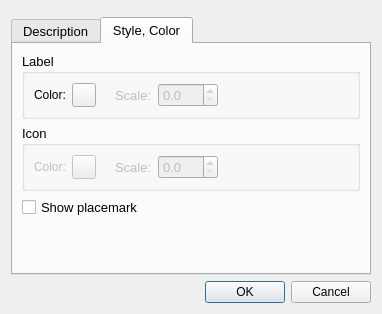
<?xml version="1.0" encoding="UTF-8"?>
<ui version="4.0">
 <class>UiEditTextAnnotationDialog</class>
 <widget class="QDialog" name="UiEditTextAnnotationDialog">
  <property name="geometry">
   <rect>
    <x>0</x>
    <y>0</y>
    <width>382</width>
    <height>314</height>
   </rect>
  </property>
  <property name="windowTitle">
   <string>Edit placemark</string>
  </property>
  <layout class="QVBoxLayout" name="verticalLayout">
   <item>
    <widget class="Marble::PlacemarkEditHeader" name="m_header" native="true"/>
   </item>
   <item>
    <widget class="QTabWidget" name="tabWidget">
     <property name="font">
      <font>
       <pointsize>10</pointsize>
      </font>
     </property>
     <property name="currentIndex">
      <number>1</number>
     </property>
     <widget class="QWidget" name="m_descriptionTab">
      <attribute name="title">
       <string>Description</string>
      </attribute>
      <layout class="QVBoxLayout" name="verticalLayout_4">
       <item>
        <widget class="QTextEdit" name="m_description"/>
       </item>
       <item>
        <widget class="QCheckBox" name="m_isBalloonVisible">
         <property name="text">
          <string>Show Balloon Popup</string>
         </property>
        </widget>
       </item>
      </layout>
     </widget>
     <widget class="QWidget" name="style_color_tab">
      <attribute name="title">
       <string>Style, Color</string>
      </attribute>
      <layout class="QVBoxLayout" name="verticalLayout_2">
       <item>
        <widget class="QGroupBox" name="groupBox">
         <property name="title">
          <string>Label</string>
         </property>
         <layout class="QHBoxLayout" name="horizontalLayout">
          <item>
           <layout class="QHBoxLayout" name="horizontalLayout_2">
            <item>
             <widget class="QLabel" name="label_4">
              <property name="font">
               <font>
                <pointsize>9</pointsize>
               </font>
              </property>
              <property name="text">
               <string>Color:</string>
              </property>
             </widget>
            </item>
            <item>
             <widget class="QPushButton" name="m_labelButton">
              <property name="sizePolicy">
               <sizepolicy hsizetype="Minimum" vsizetype="Fixed">
                <horstretch>0</horstretch>
                <verstretch>0</verstretch>
               </sizepolicy>
              </property>
              <property name="maximumSize">
               <size>
                <width>24</width>
                <height>24</height>
               </size>
              </property>
              <property name="text">
               <string/>
              </property>
              <property name="iconSize">
               <size>
                <width>12</width>
                <height>12</height>
               </size>
              </property>
             </widget>
            </item>
           </layout>
          </item>
          <item>
           <spacer name="horizontalSpacer_3">
            <property name="orientation">
             <enum>Qt::Horizontal</enum>
            </property>
            <property name="sizeType">
             <enum>QSizePolicy::Fixed</enum>
            </property>
            <property name="sizeHint" stdset="0">
             <size>
              <width>13</width>
              <height>20</height>
             </size>
            </property>
           </spacer>
          </item>
          <item>
           <layout class="QHBoxLayout" name="horizontalLayout_3">
            <item>
             <widget class="QLabel" name="m_labelScaleField">
              <property name="enabled">
               <bool>false</bool>
              </property>
              <property name="text">
               <string>Scale:</string>
              </property>
             </widget>
            </item>
            <item>
             <widget class="QDoubleSpinBox" name="m_labelScale">
              <property name="enabled">
               <bool>false</bool>
              </property>
              <property name="decimals">
               <number>1</number>
              </property>
             </widget>
            </item>
           </layout>
          </item>
          <item>
           <spacer name="horizontalSpacer_4">
            <property name="orientation">
             <enum>Qt::Horizontal</enum>
            </property>
            <property name="sizeHint" stdset="0">
             <size>
              <width>96</width>
              <height>17</height>
             </size>
            </property>
           </spacer>
          </item>
         </layout>
        </widget>
       </item>
       <item>
        <widget class="QGroupBox" name="groupBox_2">
         <property name="title">
          <string>Icon</string>
         </property>
         <layout class="QHBoxLayout" name="horizontalLayout_4">
          <item>
           <layout class="QHBoxLayout" name="horizontalLayout_11">
            <item>
             <widget class="QLabel" name="m_iconColorField">
              <property name="enabled">
               <bool>false</bool>
              </property>
              <property name="font">
               <font>
                <pointsize>9</pointsize>
               </font>
              </property>
              <property name="text">
               <string>Color:</string>
              </property>
             </widget>
            </item>
            <item>
             <widget class="QPushButton" name="m_iconButton">
              <property name="enabled">
               <bool>false</bool>
              </property>
              <property name="sizePolicy">
               <sizepolicy hsizetype="Minimum" vsizetype="Fixed">
                <horstretch>0</horstretch>
                <verstretch>0</verstretch>
               </sizepolicy>
              </property>
              <property name="maximumSize">
               <size>
                <width>24</width>
                <height>24</height>
               </size>
              </property>
              <property name="text">
               <string/>
              </property>
              <property name="iconSize">
               <size>
                <width>12</width>
                <height>12</height>
               </size>
              </property>
             </widget>
            </item>
           </layout>
          </item>
          <item>
           <spacer name="horizontalSpacer_14">
            <property name="orientation">
             <enum>Qt::Horizontal</enum>
            </property>
            <property name="sizeType">
             <enum>QSizePolicy::Fixed</enum>
            </property>
            <property name="sizeHint" stdset="0">
             <size>
              <width>13</width>
              <height>20</height>
             </size>
            </property>
           </spacer>
          </item>
          <item>
           <layout class="QHBoxLayout" name="horizontalLayout_12">
            <item>
             <widget class="QLabel" name="m_iconScaleField">
              <property name="enabled">
               <bool>false</bool>
              </property>
              <property name="text">
               <string>Scale:</string>
              </property>
             </widget>
            </item>
            <item>
             <widget class="QDoubleSpinBox" name="m_iconScale">
              <property name="enabled">
               <bool>false</bool>
              </property>
              <property name="decimals">
               <number>1</number>
              </property>
             </widget>
            </item>
           </layout>
          </item>
          <item>
           <spacer name="horizontalSpacer_15">
            <property name="orientation">
             <enum>Qt::Horizontal</enum>
            </property>
            <property name="sizeHint" stdset="0">
             <size>
              <width>96</width>
              <height>17</height>
             </size>
            </property>
           </spacer>
          </item>
         </layout>
        </widget>
       </item>
       <item>
        <widget class="QCheckBox" name="m_isPlacemarkVisible">
         <property name="text">
          <string>Show placemark</string>
         </property>
        </widget>
       </item>
       <item>
        <spacer name="verticalSpacer_3">
         <property name="orientation">
          <enum>Qt::Vertical</enum>
         </property>
         <property name="sizeHint" stdset="0">
          <size>
           <width>298</width>
           <height>44</height>
          </size>
         </property>
        </spacer>
       </item>
      </layout>
     </widget>
    </widget>
   </item>
   <item>
    <widget class="QDialogButtonBox" name="buttonBox">
     <property name="orientation">
      <enum>Qt::Horizontal</enum>
     </property>
     <property name="standardButtons">
      <set>QDialogButtonBox::Cancel|QDialogButtonBox::Ok</set>
     </property>
    </widget>
   </item>
  </layout>
 </widget>
 <customwidgets>
  <customwidget>
   <class>Marble::PlacemarkEditHeader</class>
   <extends>QWidget</extends>
   <header>PlacemarkEditHeader.h</header>
  </customwidget>
 </customwidgets>
 <resources/>
 <connections>
  <connection>
   <sender>buttonBox</sender>
   <signal>accepted()</signal>
   <receiver>UiEditTextAnnotationDialog</receiver>
   <slot>accept()</slot>
   <hints>
    <hint type="sourcelabel">
     <x>249</x>
     <y>407</y>
    </hint>
    <hint type="destinationlabel">
     <x>157</x>
     <y>253</y>
    </hint>
   </hints>
  </connection>
  <connection>
   <sender>buttonBox</sender>
   <signal>rejected()</signal>
   <receiver>UiEditTextAnnotationDialog</receiver>
   <slot>reject()</slot>
   <hints>
    <hint type="sourcelabel">
     <x>249</x>
     <y>407</y>
    </hint>
    <hint type="destinationlabel">
     <x>244</x>
     <y>253</y>
    </hint>
   </hints>
  </connection>
 </connections>
</ui>
